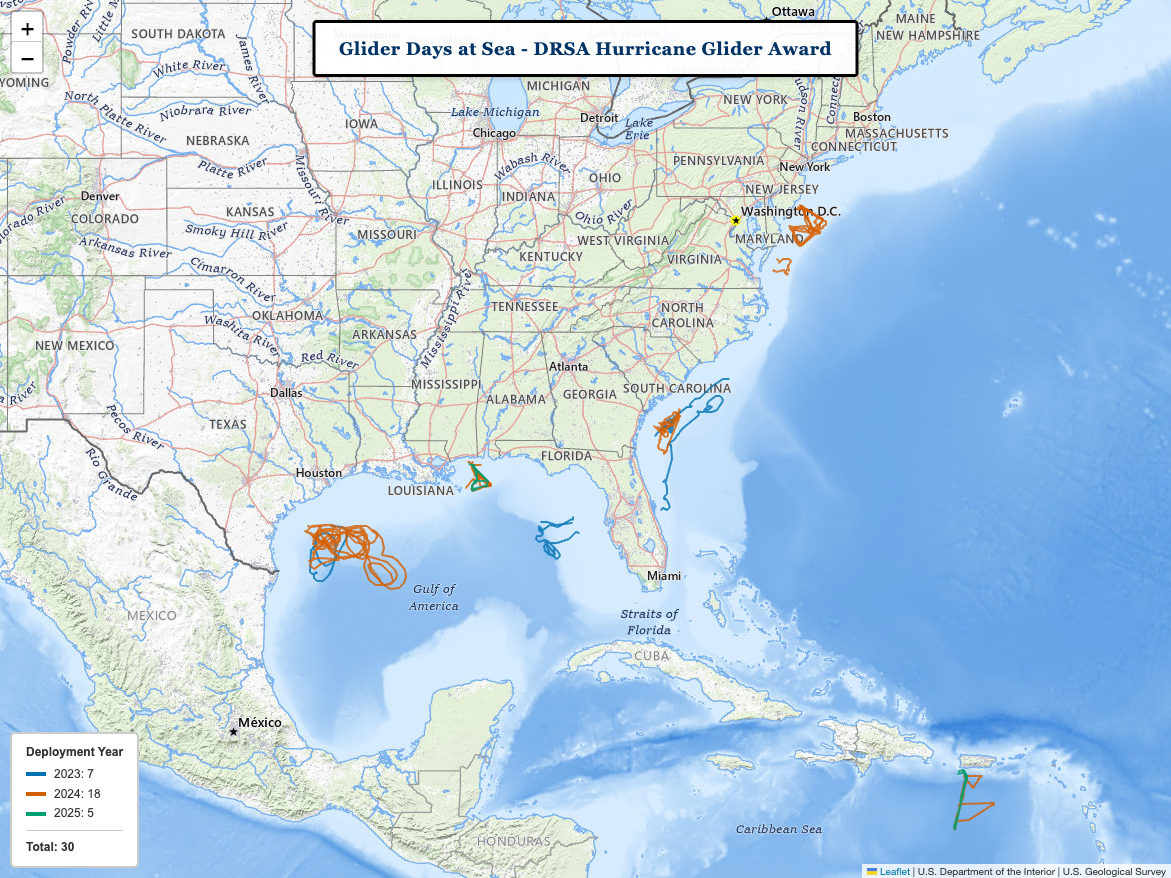

Generate this figure with Python:
#!/usr/bin/env python3
"""Generate a Leaflet map from glider deployment data in DuckDB."""

import argparse
import sys
from pathlib import Path

import duckdb
import folium


# Colorblind-friendly palette (based on Wong, 2011 - Nature Methods)
# https://www.nature.com/articles/nmeth.1618
COLORBLIND_PALETTE = [
    '#0072B2',  # Blue
    '#D55E00',  # Vermillion
    '#009E73',  # Bluish green
    '#CC79A7',  # Reddish purple
    '#F0E442',  # Yellow
    '#56B4E9',  # Sky blue
    '#E69F00',  # Orange
]


def generate_year_colors(years):
    """Generate color mapping for years using colorblind-friendly palette."""
    sorted_years = sorted(years)
    colors = {}
    for i, year in enumerate(sorted_years):
        colors[year] = COLORBLIND_PALETTE[i % len(COLORBLIND_PALETTE)]
    return colors


def get_deployments(db_path):
    """Fetch all deployments from the database."""
    con = duckdb.connect(db_path, read_only=True)
    query = """
        SELECT name, region, year, geometry
        FROM deployments
        WHERE geometry IS NOT NULL
        ORDER BY year, region, name
    """
    results = con.execute(query).fetchall()
    con.close()
    return results


def parse_linestring(wkt):
    """Parse WKT LineString to list of [lat, lon] coordinates."""
    # WKT format: LINESTRING(lon1 lat1, lon2 lat2, ...)
    if not wkt or not wkt.startswith('LINESTRING('):
        return []

    coords_str = wkt[11:-1]  # Remove 'LINESTRING(' and ')'
    coords = []

    for pair in coords_str.split(', '):
        parts = pair.strip().split(' ')
        if len(parts) >= 2:
            lon, lat = float(parts[0]), float(parts[1])
            coords.append([lat, lon])  # Leaflet uses [lat, lon]

    return coords


def calculate_bounds(deployments):
    """Calculate map bounds from all deployments."""
    all_lats = []
    all_lons = []

    for _, _, _, geometry in deployments:
        coords = parse_linestring(geometry)
        for lat, lon in coords:
            all_lats.append(lat)
            all_lons.append(lon)

    if not all_lats:
        return None

    return [[min(all_lats), min(all_lons)], [max(all_lats), max(all_lons)]]


def add_track_markers(m, coords, name):
    """Add start/end markers for a deployment track."""
    # Start marker (Wong bluish green)
    folium.CircleMarker(
        location=coords[0],
        radius=4,
        color='#009E73',
        fill=True,
        fill_color='#009E73',
        fill_opacity=1.0,
        tooltip=f"Start: {name}"
    ).add_to(m)

    # End marker (black)
    folium.CircleMarker(
        location=coords[-1],
        radius=4,
        color='black',
        fill=True,
        fill_color='black',
        fill_opacity=1.0,
        tooltip=f"End: {name}"
    ).add_to(m)


def add_deployment_track(m, deployment, year_colors, show_markers):
    """Add a single deployment track to the map."""
    name, region, year, geometry = deployment
    coords = parse_linestring(geometry)
    if not coords:
        return

    color = year_colors.get(year, '#999999')
    tooltip = f"{name} ({region}, {year})"

    folium.PolyLine(
        locations=coords,
        weight=2,
        color=color,
        opacity=0.8,
        tooltip=tooltip
    ).add_to(m)

    if show_markers:
        add_track_markers(m, coords, name)


def create_map(deployments, year_colors, show_markers=False):
    """Create a Folium map with deployment tracks."""
    bounds = calculate_bounds(deployments)
    if not bounds:
        print("Error: No valid coordinates found")
        return None

    center_lat = (bounds[0][0] + bounds[1][0]) / 2
    center_lon = (bounds[0][1] + bounds[1][1]) / 2

    usgs_topo = (
        'https://basemap.nationalmap.gov/arcgis/rest/services/'
        'USGSTopo/MapServer/tile/{z}/{y}/{x}'
    )
    usgs_attr = 'U.S. Department of the Interior | U.S. Geological Survey'

    m = folium.Map(
        location=[center_lat, center_lon],
        tiles=usgs_topo,
        attr=usgs_attr,
        zoom_start=6,
        max_zoom=16
    )

    for deployment in deployments:
        add_deployment_track(m, deployment, year_colors, show_markers)

    m.fit_bounds(bounds)
    return m


def build_year_items_html(active_years, year_colors, year_counts):
    """Build HTML for year legend items."""
    items = ''
    for year in sorted(active_years):
        color = year_colors.get(year, '#999999')
        count = year_counts.get(year, 0)
        items += f'''
            <div style="display: flex; align-items: center; margin: 3px 0;">
                <span style="background-color: {color}; width: 20px;
                             height: 4px; margin-right: 8px;"></span>
                <span>{year}: {count}</span>
            </div>'''
    return items


def build_marker_legend_html():
    """Build HTML for start/end marker legend."""
    flex_style = 'display:flex;align-items:center;margin:3px 0'
    dot = 'width:10px;height:10px;border-radius:50%;margin-right:8px'
    return f'''
            <div style="border-top:1px solid #ccc;margin-top:8px;
                        padding-top:8px;">
                <div style="{flex_style};">
                    <span style="background-color:#009E73;{dot};"></span>
                    <span>Start</span>
                </div>
                <div style="{flex_style};">
                    <span style="background-color:black;{dot};"></span>
                    <span>End</span>
                </div>
            </div>'''


def build_legend_html(legend_items, total, marker_legend):
    """Build complete legend HTML."""
    total_row = f'''
            <div style="border-top: 1px solid #ccc; margin-top: 8px;
                        padding-top: 8px; font-weight: bold;">
                Total: {total}
            </div>'''

    return f'''
        <div id="map-legend" style="
            padding: 10px 14px;
            background: white;
            border-radius: 5px;
            border: 2px solid rgba(0,0,0,0.2);
            font-family: Arial, sans-serif;
            font-size: 12px;
            line-height: 1.4;">
            <div style="font-weight: bold; margin-bottom: 5px;">
                Deployment Year
            </div>
            {legend_items}
            {total_row}
            {marker_legend}
        </div>
    '''


def add_legend(m, active_years, year_colors, year_counts, show_markers=False):
    """Add a year-based legend as a map control (included in PNG export)."""
    from branca.element import MacroElement, Template

    legend_items = build_year_items_html(
        active_years, year_colors, year_counts
    )
    marker_legend = build_marker_legend_html() if show_markers else ''
    total = sum(year_counts.values())
    legend_html = build_legend_html(legend_items, total, marker_legend)

    class LegendControl(MacroElement):
        """Custom legend control that renders inside the map."""

        def __init__(self, html):
            super().__init__()
            self._template = Template(f'''
                {{% macro script(this, kwargs) %}}
                var legend = L.control({{position: 'bottomleft'}});
                legend.onAdd = function(map) {{
                    var div = L.DomUtil.create('div', 'legend-control');
                    div.innerHTML = `{html}`;
                    return div;
                }};
                legend.addTo({{{{this._parent.get_name()}}}});
                {{% endmacro %}}
            ''')

    m.add_child(LegendControl(legend_html))


def get_save_button_css():
    """Return CSS for save button styling."""
    return '''
    <style>
        .save-button {
            position: absolute;
            top: 10px;
            right: 10px;
            z-index: 1000;
            padding: 10px 20px;
            background-color: #4CAF50;
            color: white;
            border: none;
            border-radius: 5px;
            cursor: pointer;
            font-size: 14px;
            font-family: Arial, sans-serif;
        }
        .save-button:hover { background-color: #45a049; }
        .save-button:disabled { background-color: #cccccc; cursor: wait; }
    </style>'''


def get_save_button_js():
    """Return JavaScript for save button functionality."""
    return '''
    <script>
    document.addEventListener('DOMContentLoaded', function() {
        var mapContainer = document.querySelector('.folium-map');
        var btn = document.createElement('button');
        btn.className = 'save-button';
        btn.innerHTML = 'Save to PNG';
        mapContainer.appendChild(btn);
        function resetBtn() {
            btn.style.display = 'block';
            btn.disabled = false;
            btn.innerHTML = 'Save to PNG';
        }
        btn.onclick = function() {
            btn.disabled = true;
            btn.innerHTML = 'Generating...';
            btn.style.display = 'none';
            setTimeout(function() {
                domtoimage.toPng(mapContainer, {quality: 1.0, bgcolor: '#fff'})
                .then(function(dataUrl) {
                    var link = document.createElement('a');
                    link.download = 'gdamm_map.png';
                    link.href = dataUrl;
                    link.click();
                    resetBtn();
                })
                .catch(function(e) {
                    console.error('Error:', e);
                    resetBtn();
                    alert('Error generating image. Try again.');
                });
            }, 500);
        };
    });
    </script>'''


def add_save_button(m):
    """Add Save to PNG button using dom-to-image for proper map capture."""
    lib_url = (
        'https://unpkg.com/dom-to-image-more@3.3.0/'
        'dist/dom-to-image-more.min.js'
    )
    save_script = f'''
    <script src="{lib_url}"></script>
    {get_save_button_css()}
    {get_save_button_js()}
    '''
    m.get_root().html.add_child(folium.Element(save_script))


def add_title(m, title):
    """Add a professional title banner to the map."""
    from branca.element import MacroElement, Template

    title_html = f'''
        <div id="map-title" style="
            padding: 12px 24px;
            background: rgba(255, 255, 255, 0.95);
            border-radius: 4px;
            border: 3px solid black;
            box-shadow: 0 2px 6px rgba(0, 0, 0, 0.15);
            font-family: 'Georgia', 'Times New Roman', serif;
            text-align: center;">
            <div style="font-size: 18px; font-weight: bold; color: #003366;
                        letter-spacing: 0.5px;">
                {title}
            </div>
        </div>
    '''

    class TitleControl(MacroElement):
        """Custom title control that renders at top center of map."""

        def __init__(self, html):
            super().__init__()
            self._template = Template(f'''
                {{% macro script(this, kwargs) %}}
                var mapObj = {{{{this._parent.get_name()}}}};
                var titleControl = L.control({{position: 'topcenter'}});

                // Add topcenter position to Leaflet if not exists
                if (!L.Control.prototype._topcenter) {{
                    var corners = mapObj._controlCorners;
                    var container = mapObj._controlContainer;
                    corners['topcenter'] = L.DomUtil.create(
                        'div', 'leaflet-top leaflet-center', container
                    );
                    corners['topcenter'].style.left = '50%';
                    corners['topcenter'].style.transform = 'translateX(-50%)';
                    corners['topcenter'].style.marginTop = '10px';
                }}

                titleControl.onAdd = function(map) {{
                    var div = L.DomUtil.create('div', 'title-control');
                    div.innerHTML = `{html}`;
                    return div;
                }};
                titleControl.addTo(mapObj);
                {{% endmacro %}}
            ''')

    m.add_child(TitleControl(title_html))


def parse_args():
    """Parse command line arguments."""
    parser = argparse.ArgumentParser(
        description='Generate Leaflet map from glider deployment data'
    )
    parser.add_argument(
        '--db',
        required=True,
        help='Path to DuckDB database file'
    )
    parser.add_argument(
        '--output-path',
        required=True,
        help='Path to save the HTML map'
    )
    parser.add_argument(
        '--markers',
        action='store_true',
        help='Show start/end markers on tracks'
    )
    parser.add_argument(
        '--title',
        help='Title to display on map'
    )
    return parser.parse_args()


def count_deployments_by_year(deployments):
    """Count deployments per year."""
    year_counts = {}
    for d in deployments:
        year_counts[d[2]] = year_counts.get(d[2], 0) + 1
    return year_counts


def main():
    """Main entry point."""
    args = parse_args()

    if not Path(args.db).exists():
        print(f"Error: Database not found: {args.db}")
        sys.exit(1)

    print("Fetching deployments from database...")
    deployments = get_deployments(args.db)
    print(f"Found {len(deployments)} deployments")

    if not deployments:
        print("Error: No deployments found in database")
        sys.exit(1)

    print("Creating map...")
    active_years = set(d[2] for d in deployments)
    year_colors = generate_year_colors(active_years)
    year_counts = count_deployments_by_year(deployments)
    print(f"Years: {sorted(active_years)}")

    m = create_map(deployments, year_colors, show_markers=args.markers)
    if not m:
        sys.exit(1)

    add_legend(
        m, active_years, year_colors, year_counts, show_markers=args.markers
    )
    add_save_button(m)
    if args.title:
        add_title(m, args.title)

    print(f"Saving map to {args.output_path}...")
    m.save(args.output_path)
    print("Map created successfully")


if __name__ == '__main__':
    main()
